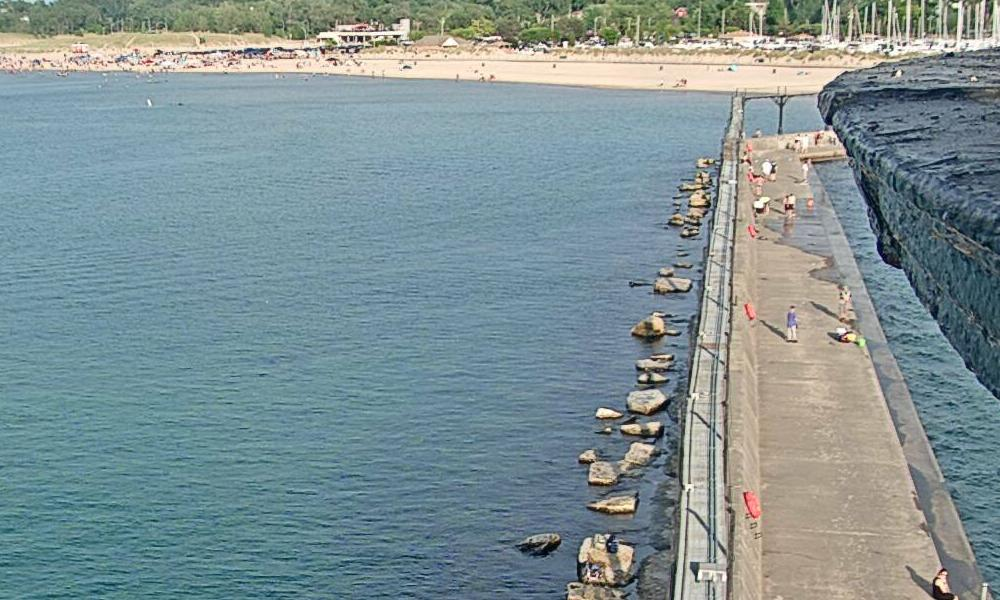
#> input picture small1.jpg, 1000 x 600 px
$ jupyter execute adjust_offset_1.ipynb
#> lines starting #> are read from the running program, lines starting #| are printed output that depends on the picture; long printed decimals are rounded
### Test code for shifting images

[cell 1]
import matplotlib.pyplot as plt                      # import matplotlib
import numpy as np


def rgb2gray(a, method = "wgt"):
    """
    Convert RGB array to grayscale
    Input:
        a - 3d array[ny,nx,3] representing RGB image
        method - 'wgt' [default] - weighted or luminosity method
               - 'avg' - average method
    Returns:
        gy - 2d array representing grayscale image
    """
    ny, nx = a.shape[0],a.shape[1]
    gy = np.zeros((ny ,nx))
    if method == "avg":
        rw, gw, bw = 1./3., 1./3., 1./3.
    elif method == "wgt":
        rw, gw, bw = 0.299,0.587,0.114
    else:
        rw, gw, bw = 1./3., 1./3., 1./3.
        print ("bad value for method, using default")
    gy = a[:,:,0]*rw+a[:,:,1]*gw+a[:,:,2]*bw
    return gy

def jpg2a(fname):
    """
    Read in image as grayscale
    """
#> called with fname = 'small1.jpg'
    im = plt.imread(fname)
#> im is the input picture: shape (600, 1000, 3); mean R, G, B 127.3, 145.5, 148.5
    img = rgb2gray(im)
#> in rgb2gray, `gy = a[:,:,0]*rw+a[:,:,1]*gw+a[:,:,2]*bw`:
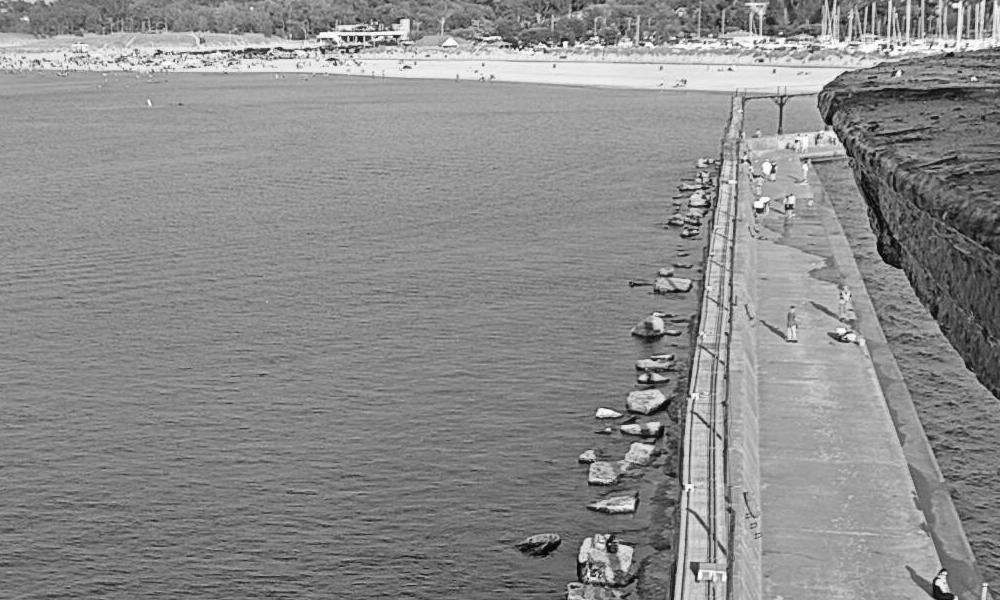
#> gy: shape (600, 1000) float64; min 0.587, max 254.8, mean 140.4
    return img

im1 = jpg2a('small1.jpg')  # load image into np array
im2 = jpg2a('small1_shifted.jpg')  # load image into np array
#> call 2 of jpg2a, with fname = 'small1_shifted.jpg'
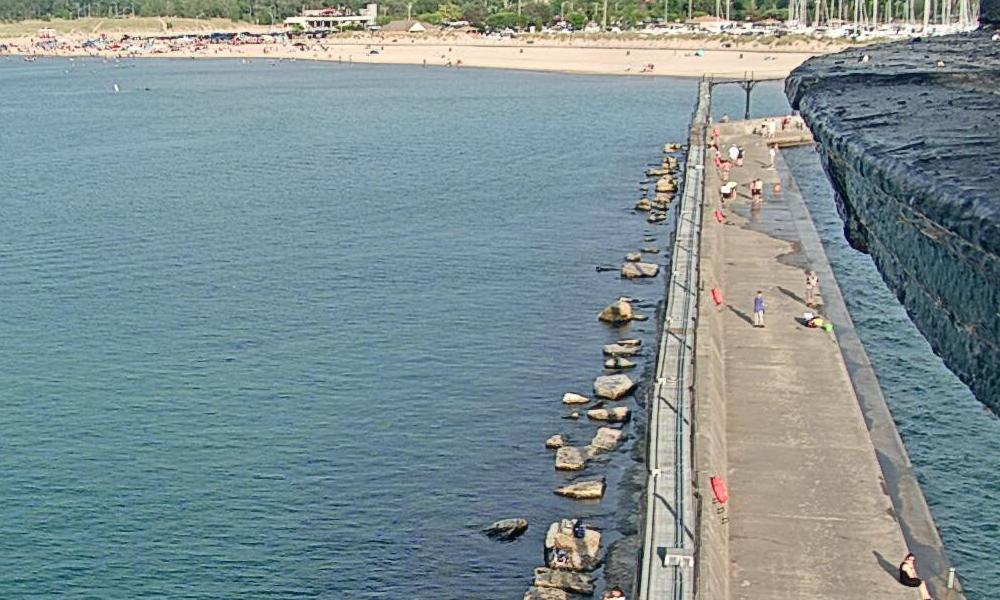
#> input picture small1_shifted.jpg, 1000 x 600 px
#> in jpg2a, im is the input picture: shape (600, 1000, 3); mean R, G, B 125.7, 143.6, 147.3
#> call 2 of rgb2gray, with method = 'wgt'
#> in rgb2gray (call 2), `gy = a[:,:,0]*rw+a[:,:,1]*gw+a[:,:,2]*bw`:
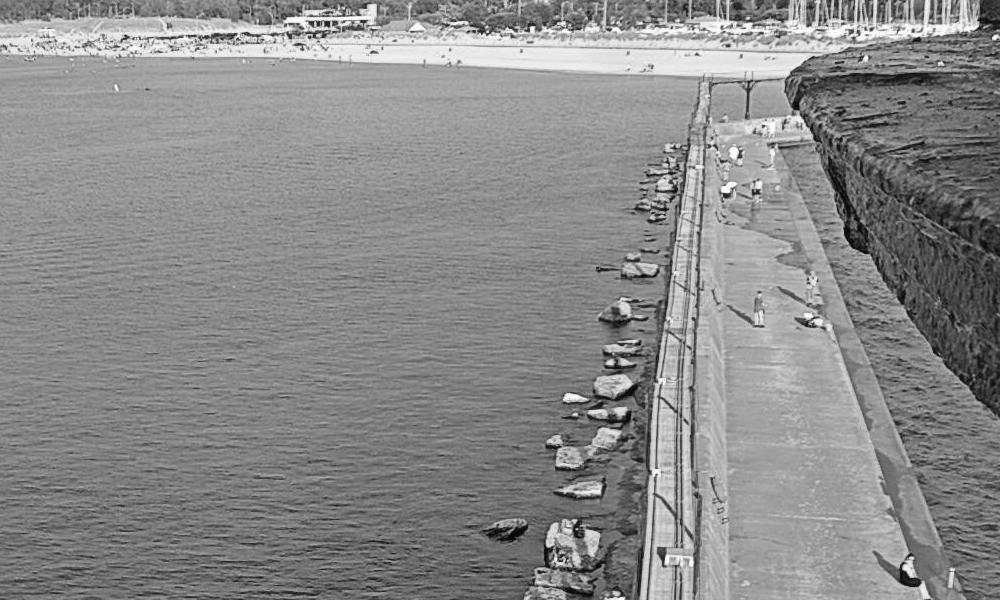
#> gy: shape (600, 1000) float64; min 0.299, max 255, mean 138.7
print(np.shape(im1))
#| (600, 1000)

#### Three Stooges method - adjust image visually; iterate until they agree

[cell 2]
# pick some offsets to try
iy = -15
ix = -33
# plot section of image with some useful texture
plt.subplot(221)
plt.imshow(im1[300:380,600:680],cmap='Greys')
plt.title('Original')
plt.subplot(223)
plt.imshow(im2[300+iy:380+iy,600+ix:680+ix],cmap='Greys')
plt.title('Shifted')
plt.subplot(222)
plt.title('Difference')
plt.imshow(im1[300:380,600:680]-im2[300+iy:380+iy,600+ix:680+ix],cmap='Greys')
print(np.sum(im1[300:380,600:680]-im2[300+iy:380+iy,600+ix:680+ix]))
#| 172.635
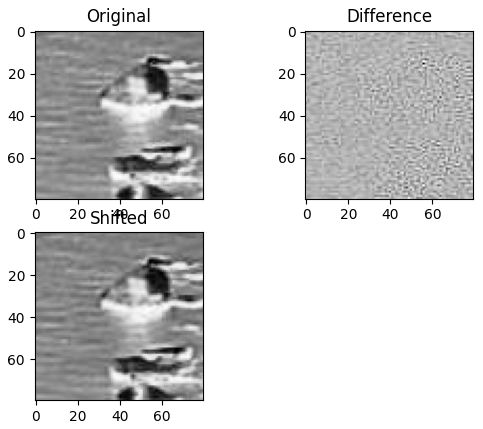
#> figure drawn by matplotlib, 3 panels

#### One-liner in scikit-image

[cell 3]
from skimage.feature import register_translation
# pixel precision first
shift, error, diffphase = register_translation(im1, im2)
#> shift = [15, 33]; error = 1; diffphase = 3.96e-17
print(shift, error, diffphase)
#| [15. 33.] 1.0 3.9568161310330035e-17

[cell 4]
# Show the output of a cross-correlation to show what the algorithm is
# doing behind the scenes
image_product = np.fft.fft2(im1[300:380,600:680]) * np.fft.fft2(im2[300:380,600:680]).conj()
cc_image = np.fft.fftshift(np.fft.ifft2(image_product))
fig = plt.figure(figsize=(8, 3))
ax1 = plt.subplot(111)
ax1.imshow(cc_image.real)
ax1.set_title("Cross-correlation")
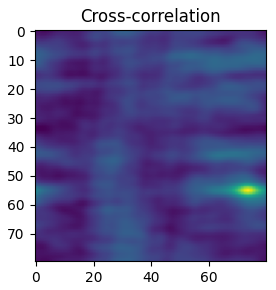
#> figure drawn by matplotlib, 1 panel

#### Crappy example kind of showing how this works
(Also, poor coding example)

[cell 5]
ny,nx = cc_image.shape
#> ny = 80; nx = 80
X,Y = np.meshgrid(range(0,ny),range(0,nx))
# X = range(0,nx)
# Y = range(0,ny)
from mpl_toolkits.mplot3d import Axes3D # <--- This is important for 3d plotting
from matplotlib import cm

fig, ax = plt.subplots(subplot_kw={"projection": "3d"})
surf = ax.plot_surface(X,Y,cc_image.real, cmap=cm.coolwarm,
                       linewidth=0, antialiased=True)
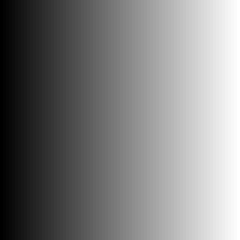
#> X: shape (80, 80) int64 (shown 3 times larger); min 0, max 79, mean 39.5; drawn with min black and max white
ax.view_init(elev=40., azim=-20)
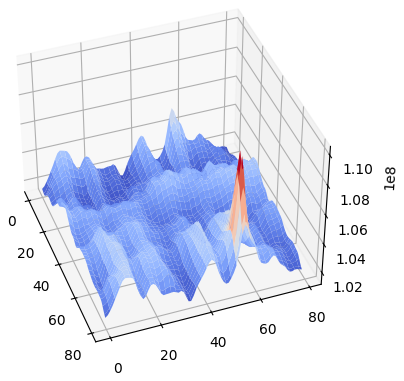
#> figure drawn by matplotlib, 1 panel
